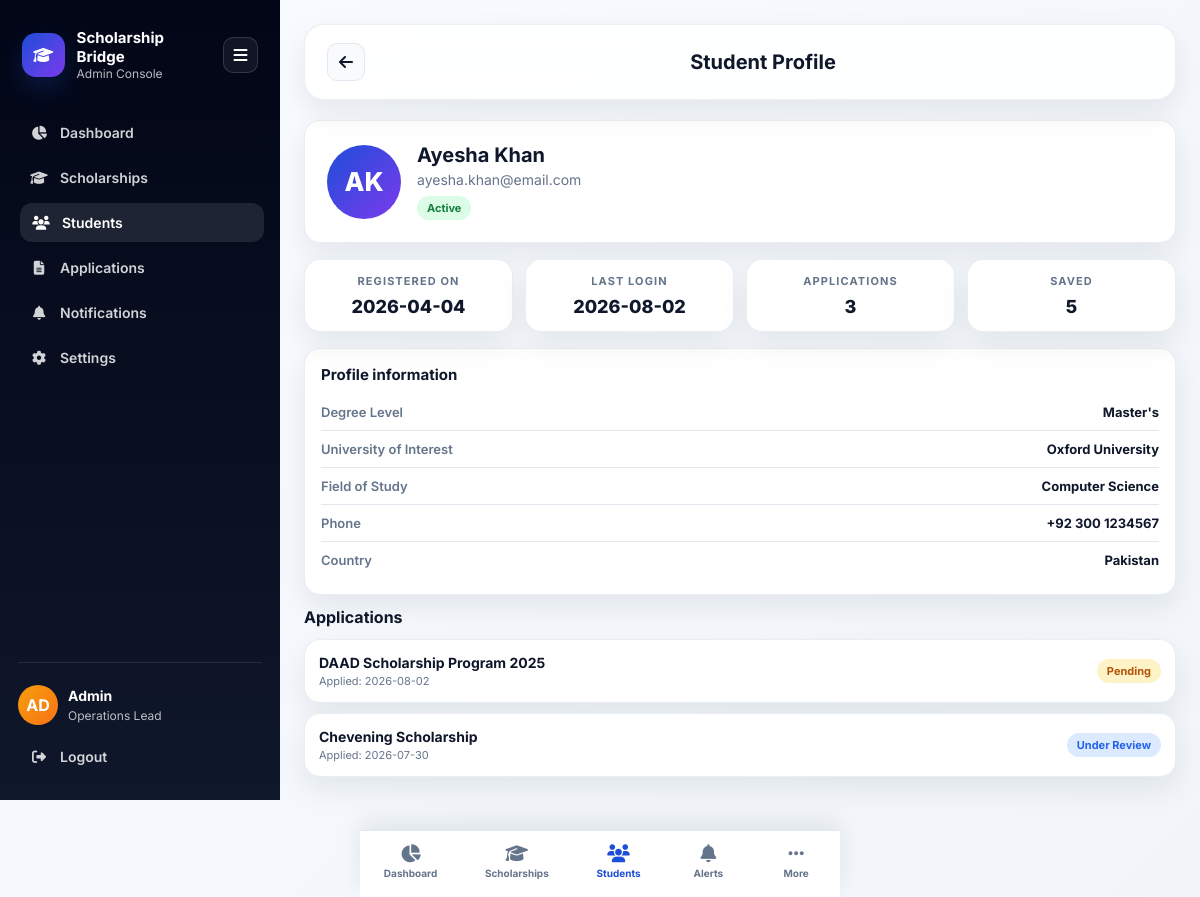
Screenshot of /admin/students/1 (signed in) with the database file from the repository.
### tables this page shows
CREATE TABLE students (
            id INTEGER PRIMARY KEY AUTOINCREMENT,
            name TEXT NOT NULL,
            email TEXT NOT NULL,
            country TEXT NOT NULL,
            status TEXT DEFAULT 'Active',
            avatar TEXT,
            degree_level TEXT,
            university_interest TEXT,
            field_of_study TEXT,
            phone TEXT,
            registered_on TEXT,
            last_login TEXT,
            total_applications INTEGER DEFAULT 0,
            saved_scholarships INTEGER DEFAULT 0
        );

CREATE TABLE applications (
            id INTEGER PRIMARY KEY AUTOINCREMENT,
            scholarship_id INTEGER NOT NULL,
            student_id INTEGER NOT NULL,
            status TEXT DEFAULT 'Pending',
            applied_on TEXT DEFAULT CURRENT_TIMESTAMP,
            FOREIGN KEY (scholarship_id) REFERENCES scholarships(id),
            FOREIGN KEY (student_id) REFERENCES students(id)
        );

CREATE TABLE scholarships (
            id INTEGER PRIMARY KEY AUTOINCREMENT,
            title TEXT NOT NULL,
            university TEXT NOT NULL,
            country TEXT NOT NULL,
            degree_level TEXT NOT NULL,
            vacancies INTEGER DEFAULT 0,
            deadline TEXT NOT NULL,
            funding_type TEXT NOT NULL,
            status TEXT NOT NULL,
            description TEXT,
            benefits TEXT,
            requirements TEXT,
            image_url TEXT,
            created_at TEXT DEFAULT CURRENT_TIMESTAMP
        );

### app.py (the view)
@app.route("/admin/students/<int:stu_id>")
@login_required
def student_profile(stu_id):
    conn = get_db()
    student = conn.execute(
        "SELECT * FROM students WHERE id = ?", (stu_id,)
    ).fetchone()
    apps = conn.execute(
        """SELECT a.*, s.title as scholarship_title
        FROM applications a JOIN scholarships s ON a.scholarship_id = s.id
        WHERE a.student_id = ? ORDER BY a.applied_on DESC""",
        (stu_id,),
    ).fetchall()
    conn.close()
    if not student:
        flash("Student not found.", "error")
        return redirect(url_for("students"))
    return render_template(
        "admin/student_profile.html", student=student, applications=apps
    )

### app.py (called while the page is built)
def login_required(f):
    @wraps(f)
    def decorated(*args, **kwargs):
        if not session.get("admin_logged_in"):
            return redirect(url_for("admin_login"))
        return f(*args, **kwargs)
    return decorated

### models.py (called while the page is built)
def get_db():
    conn = sqlite3.connect(DB_PATH)
    conn.row_factory = sqlite3.Row
    return conn

### templates/admin/student_profile.html (shortened to what this page needs)
{% extends "base.html" %}
{% from "admin/macros.html" import bottom_nav, status_badge %}
{% block body %}
<div class="app-shell">
  <aside class="sidebar">
    <div class="sidebar-brand">
      <div class="brand-icon"><i class="fas fa-graduation-cap"></i></div>
      <div class="meta">
        <h3>Scholarship Bridge</h3>
        <p>Admin Console</p>
      </div>
      <button class="sidebar-toggle" type="button"><i class="fas fa-bars"></i></button>
    </div>
    <nav class="sidebar-nav">
      <a href="{{ url_for('dashboard') }}" class="sidebar-link"><i class="fas fa-chart-pie"></i><span>Dashboard</span></a>
      <a href="{{ url_for('scholarships') }}" class="sidebar-link"><i class="fas fa-graduation-cap"></i><span>Scholarships</span></a>
      <a href="{{ url_for('students') }}" class="sidebar-link active"><i class="fas fa-users"></i><span>Students</span></a>
      <a href="{{ url_for('applications') }}" class="sidebar-link"><i class="fas fa-file-alt"></i><span>Applications</span></a>
      <a href="{{ url_for('notifications') }}" class="sidebar-link"><i class="fas fa-bell"></i><span>Notifications</span></a>
      <a href="{{ url_for('settings') }}" class="sidebar-link"><i class="fas fa-cog"></i><span>Settings</span></a>
    </nav>
    <div class="sidebar-footer">
      <div class="sidebar-user">
        <div class="avatar">{{ session.admin_name[:2]|upper }}</div>
        <div>
          <strong>{{ session.admin_name }}</strong>
          <span>Operations Lead</span>
        </div>
      </div>
      <a href="{{ url_for('admin_logout') }}" class="sidebar-link"><i class="fas fa-right-from-bracket"></i><span>Logout</span></a>
    </div>
  </aside>
  <main class="main-panel">
    <div class="admin-shell">
      <header class="admin-header">
        <div class="header-actions">
          <a href="{{ url_for('students') }}" class="back-btn"><i class="fas fa-arrow-left"></i></a>
        </div>
        <h1>Student Profile</h1>
      </header>
      <div class="admin-content">
        <section class="profile-hero">
          <div class="profile-avatar">{{ student.avatar or student.name[:2]|upper }}</div>
          <div>
            <h2>{{ student.name }}</h2>
            <div class="profile-meta">{{ student.email }}</div>
            <div class="profile-badges">{{ status_badge(student.status) }}</div>
          </div>
        </section>
        <div class="overview-grid">
          <div class="overview-card">
            <div class="label">Registered On</div>
            <div class="val">{{ student.registered_on }}</div>
          </div>
          <div class="overview-card">
            <div class="label">Last Login</div>
            <div class="val">{{ student.last_login.split(' ')[0] if student.last_login else 'N/A' }}</div>
          </div>
          <div class="overview-card">
            <div class="label">Applications</div>
            <div class="val">{{ student.total_applications }}</div>
          </div>
          <div class="overview-card">
            <div class="label">Saved</div>
            <div class="val">{{ student.saved_scholarships }}</div>
          </div>
        </div>
        <div class="detail-section">
          <h3>Profile information</h3>
          <div class="info-row"><span class="label">Degree Level</span><span class="val">{{ student.degree_level or 'N/A' }}</span></div>
          <div class="info-row"><span class="label">University of Interest</span><span class="val">{{ student.university_interest or 'N/A' }}</span></div>
          <div class="info-row"><span class="label">Field of Study</span><span class="val">{{ student.field_of_study or 'N/A' }}</span></div>
          <div class="info-row"><span class="label">Phone</span><span class="val">{{ student.phone or 'N/A' }}</span></div>
          <div class="info-row"><span class="label">Country</span><span class="val">{{ student.country }}</span></div>
        </div>
        {% if applications %}
        <h3 class="section-title">Applications</h3>
        {% for app in applications %}
        <div class="list-card">
          <div class="info">
            <h3>{{ app.scholarship_title }}</h3>
            <div class="meta">Applied: {{ app.applied_on }}</div>
          </div>
          {{ status_badge(app.status) }}
        </div>
        {% endfor %}
        {% endif %}
      </div>
      {{ bottom_nav('students') }}
    </div>
  </main>
</div>
{% endblock %}

### templates/admin/macros.html
{% macro status_badge(status) %}
  {% set s = status|lower|replace(' ', '-') %}
  <span class="badge {{ s }}">{{ status }}</span>
{% endmacro %}
{% macro bottom_nav(active) %}
<nav class="bottom-nav">
  <a href="{{ url_for('dashboard') }}" class="nav-item {% if active == 'dashboard' %}active{% endif %}">
    <i class="fas fa-chart-pie"></i>
    <span>Dashboard</span>
  </a>
  <a href="{{ url_for('scholarships') }}" class="nav-item {% if active == 'scholarships' %}active{% endif %}">
    <i class="fas fa-graduation-cap"></i>
    <span>Scholarships</span>
  </a>
  <a href="{{ url_for('students') }}" class="nav-item {% if active == 'students' %}active{% endif %}">
    <i class="fas fa-users"></i>
    <span>Students</span>
  </a>
  <a href="{{ url_for('notifications') }}" class="nav-item {% if active == 'notifications' %}active{% endif %}">
    <i class="fas fa-bell"></i>
    <span>Alerts</span>
  </a>
  <a href="{{ url_for('more') }}" class="nav-item {% if active == 'more' %}active{% endif %}">
    <i class="fas fa-ellipsis-h"></i>
    <span>More</span>
  </a>
</nav>
{% endmacro %}

### rows the page displays
students: avatar "AK", name "Ayesha Khan", email "ayesha.khan@email.com", status "Active", registered_on "2026-04-04", last_login "2026-08-02", total_applications "3", saved_scholarships "5", degree_level "Master's", university_interest "Oxford University", field_of_study "Computer Science", phone "+92 300 1234567", country "Pakistan"
applications: scholarship_title "DAAD Scholarship Program 2025", applied_on "2026-08-02", status "Pending"
applications: scholarship_title "Chevening Scholarship", applied_on "2026-07-30", status "Under Review"

### other values shown
{{ session.admin_name[:2]|upper }} "AD"
{{ session.admin_name }} "Admin"
